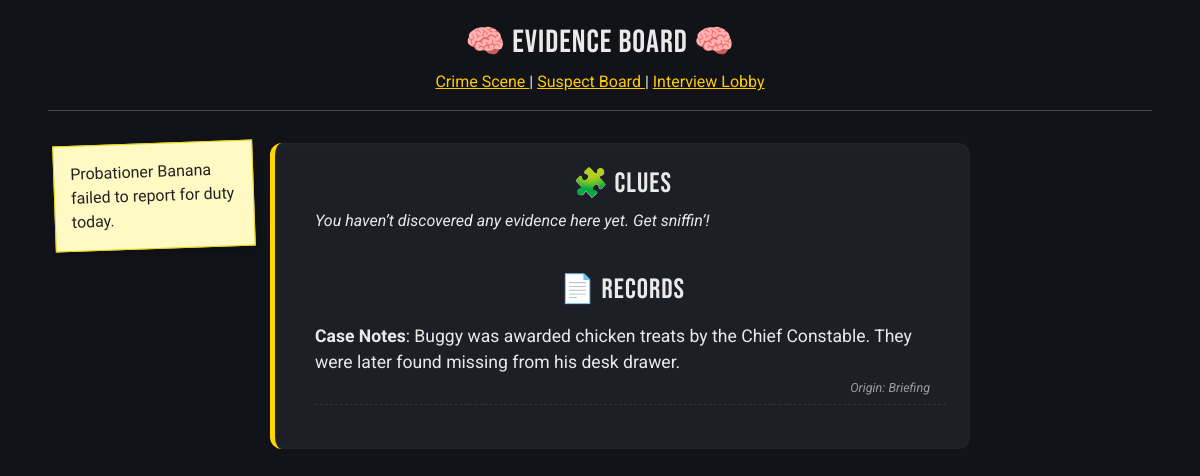
/evidence-board, run on the app's committed database.
### tables this page shows
CREATE TABLE evidence (
    id INTEGER PRIMARY KEY AUTOINCREMENT,
    name TEXT NOT NULL,
    description TEXT NOT NULL,
    category TEXT NOT NULL, -- 'clue', 'record', or 'note'
    location TEXT,
    suspect_id INTEGER,
    always_visible BOOLEAN DEFAULT 0,
    label TEXT DEFAULT 'Inspect',
    origin TEXT,
    image_filename TEXT,
    FOREIGN KEY (suspect_id) REFERENCES suspects(id)
);

### app.py (the view)
@app.route("/evidence-board", methods=["GET", "POST"])
def evidence_board():
    maybe_trigger_noodle()
    with get_db_connection() as conn:
        all_evidence = conn.execute("SELECT * FROM evidence").fetchall()
    unlocked = session.get("unlocked_evidence", [])
    visible_evidence = [
        ev for ev in all_evidence
        if ev["id"] in unlocked or ev["always_visible"]
    ]
    clues = [ev for ev in visible_evidence if ev["category"] == "clue"]
    records = [ev for ev in visible_evidence if ev["category"] == "record"]
    notes = [ev for ev in visible_evidence if ev["category"] == "note"]
    return render_template(
        "evidence-board.html",
        clues=clues,
        records=records,
        notes=notes,
        evidence=visible_evidence,  # still needed for {% if evidence %}
        final_lock=session.get("final_lock", False)
    )

### app.py (called while the page is built, shortened)
def get_db_connection():
    conn = sqlite3.connect("data.db")
    conn.row_factory = sqlite3.Row  # this addition allows column access by name
    return conn

def maybe_trigger_noodle():
    if session.get("noodle_bark_done"):
        return
    unlocked = session.get("unlocked_evidence", [])

@app.after_request
def add_no_cache_headers(response):
    if not request.path.startswith("/static"):
        response.headers["Cache-Control"] = "no-store, no-cache, must-revalidate, max-age=0"
        response.headers["Pragma"] = "no-cache"
        response.headers["Expires"] = "0"
    return response

@app.before_request
def prevent_post_verdict_backtracking():
    print(f"Checking route guard for {request.path}")
    safe_prefixes = ("/", "/verdict", "/archives", "/static")
    if session.get("accusation_submitted"):
        if not request.path.startswith(safe_prefixes):
            flash("🔒 Buggy says the case is closed. No snooping around the past!")
            return redirect(url_for("verdict"))

### templates/evidence-board.html (shortened to what this page needs)
{% extends "layout.html" %}
{% block content %}
<h2>🧠 Evidence Board 🧠</h2>
<div class="static-navbar-evidence-board">
    <a href="/crime-scene" class="buggy-navbar"
    {% if final_lock %}style="pointer-events: none; opacity: 0.5; text-decoration: none; color: grey;"{% endif %}>
    Crime Scene
    </a> |
    <a href="/suspects" class="buggy-navbar">
    Suspect Board
    </a> |
    <a href="/interview-lobby" class="buggy-navbar"
    {% if final_lock %}style="pointer-events: none; opacity: 0.5; text-decoration: none; color: grey;"{% endif %}>
    Interview Lobby
    </a>
</div>
<hr>
<div class="evidence-board-wrapper">
    <div class="sticky-notes-left">
        {% for note in notes %}
        <div class="sticky-note">
            {{ note.description }}
        </div>
        {% endfor %}
    </div>
    <div class="evidence-board">
    <h3>🧩 Clues</h3>
    <ul>
        {% if clues %}
            {% for clue in clues %}
            <li class="evidence-board-entry clue-entry">
                <div class="evidence-entry-flex">
                    {% if clue.name == 'Furball' %}
                    <div class="evidence-thumbnail">
                        <img src="{{ url_for('static', filename='img/evidence/crime-scene/furball.webp') }}" alt="Furball">
                    </div>
                    {% elif clue.name == 'Bird Footprints' %}
                    <div class="evidence-thumbnail">
                        <img src="{{ url_for('static', filename='img/evidence/crime-scene/birdprints.webp') }}" alt="Bird Footprints">
                    </div>
                    {% elif clue.name == 'Rusty Stain' %}
                    <div class="evidence-thumbnail">
                        <img src="{{ url_for('static', filename='img/evidence/security-closet/stain.webp') }}" alt="Rusty Stain">
                    </div>
                    {% elif clue.name == 'Stilts With Bird Feet' %}
                    <div class="evidence-thumbnail">
                        <img src="{{ url_for('static', filename='img/evidence/security-closet/stilts.webp') }}" alt="Stilts with Bird Feet">
                    </div>
                    {% elif clue.name == 'CCTV Footage' %}
                    <div class="evidence-thumbnail">
                        <img src="{{ url_for('static', filename='img/evidence/interviews/cctv-footage.webp') }}" alt="CCTV Footage">
                    </div>
                    {% endif %}
                <div class="evidence-main">
                    <strong>{{ clue.name }}</strong>: {{ clue.description }}
                    {% if clue.origin %}
                        <div class="evidence-origin">
                            <small><em>Origin: {{ clue.origin }}</em></small>
                        </div>
                    {% endif %}
                </div>
                </div>
            </li>
            {% endfor %}
        {% else %}
            <li class="no-clues"><em>You haven’t discovered any evidence here yet. Get sniffin’!</em></li>
        {% endif %}
    </ul>
    <br>
    <h3>📄 Records</h3>
    <ul>
        {% for record in records %}
        <li class="evidence-board-entry record-entry">
            <div class="evidence-entry-flex">
                    <div class="evidence-main">
                        <strong>{{ record.name }}</strong>: {{ record.description }}
                        {% if record.origin %}
                        <div class="evidence-origin">
                            <small><em>Origin: {{ record.origin }}</em></small>
                        </div>
                        {% endif %}
                    </div>
            </div>
        </li>
        {% endfor %}
    </ul>
    </div>
</div>
{% endblock %}

### static/styles.css (style rules this page uses)
:root { --bg: #111318; --fg: #EAEAEA; --accent: #FFD700; --danger: #E63946; --card-bg: #1C1F26; }
.theme-dark { font-family: 'Roboto', sans-serif; background-color: var(--bg); color: var(--fg); }
h1, h2, h3 { font-family: 'Bebas Neue', sans-serif; letter-spacing: 1px; }
.theme-dark h2, .theme-dark h3 { text-align: center; }
.theme-dark a { text-align: center; }
.buggy-navbar { color: #ffcc00; }
.no-clues { margin-top: rem; margin-left: 1rem; }
.evidence-board { margin-bottom: 2rem; padding: 1.5rem; background-color: #1c1f26; border-radius: 12px; border-left: 5px solid var(--accent); box-shadow: inset 0 0 5px rgba(255, 255, 255, 0.05); max-width: 700px; margin: 0; flex: 1; }
.evidence-board-entry { font-size: 1.1rem; color: #eaeaea; margin-bottom: 1.2rem; padding-left: 1rem; border-radius: 4px; transition: background-color 0.2s ease-in-out; }
.evidence-board ul { list-style: none; padding-left: 0; }
.evidence-board-entry::before { color: #a3e4f2; font-weight: bold; }
.evidence-board-wrapper { display: flex; justify-content: center; align-items: flex-start; grid-template-columns: auto 1fr auto; gap: 1rem; flex-wrap: wrap; margin-top: 2rem; }
.evidence-entry-flex { display: flex; justify-content: space-between; align-items: flex-start; gap: 1rem; border-bottom: 1px dashed #333; padding: 0.5rem 0 0 0; }
.evidence-main { flex: 3; }
.evidence-origin { flex: 1; text-align: right; font-size: 0.9rem; font-style: italic; color: #9d9c9c; white-space: nowrap; padding-right: 1rem; margin-top: 0.25rem; line-height: normal; }
.evidence-board-entry.record-entry .evidence-main { padding-bottom: 0.5rem; }
.sticky-notes-left, .sticky-notes-right { display: flex; flex-direction: column; gap: 1rem; min-width: 160px; font-family: "Indie Flower", cursive; font-weight: 400; font-style: normal; }
.sticky-note, .new-location-note { background: #fff9c4; padding: 1rem; width: 200px; font-family: "Gloria Hallelujah", cursive; font-weight: 400; font-style: normal; font-size: 1rem; color: #222; border: 1px solid #e6d300; box-shadow: 3px 3px 8px rgba(0, 0, 0, 0.2); transition: transform 0.2s ease-in-out; display: inline-block; transform: rotate(var(--rotate-angle, 0deg)); }
.sticky-notes-left .sticky-note:nth-of-type(1), .sticky-notes-right .new-location-note:nth-of-type(1) { --rotate-angle: -2deg; }
.static-navbar-evidence-board { max-width: 700px; margin-left: auto; margin-right: auto; text-align: center; }
.evidence-entry-flex { display: flex; align-items: flex-start; gap: 1rem; }

### data on the page
evidence: description "Probationer Banana failed to report for duty today."
evidence: name "Case Notes", description "Buggy was awarded chicken treats by the Chief Constable. They were later found missing from his desk drawer.", origin "Briefing"
